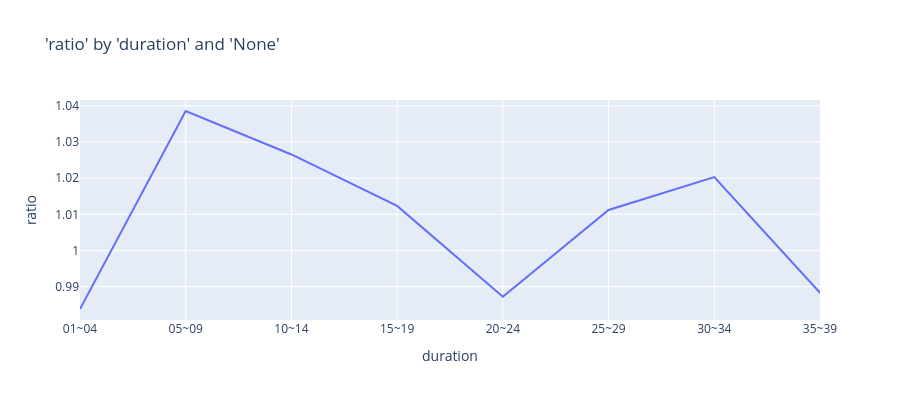

Source (notebook cell):
### Code cell
charters.chart(
    df=model_data,
    x_axis="duration",
    y_axis="ratio",
    numerator="death_claim_amount",
    denominator="exp_amt_neural",
    x_bins=8,
    type="line",
)

### Figure 1 — Plotly figure (JSON) as saved in the notebook; plotly's stock layout.template omitted (floating-point values rounded to 4 significant figures)
{"data": [{"hovertemplate": "duration=%{x}<br>ratio=%{y}<extra></extra>", "legendgroup": "", "line": {"color": "#636efa", "dash": "solid"}, "marker": {"symbol": "circle"}, "mode": "lines", "name": "", "orientation": "v", "showlegend": false, "type": "scatter", "x": ["01~04", "05~09", "10~14", "15~19", "20~24", "25~29", "30~34", "35~39"], "xaxis": "x", "y": [0.9838, 1.039, 1.027, 1.012, 0.9872, 1.011, 1.02, 0.9883], "yaxis": "y"}], "layout": {"height": 400, "legend": {"tracegroupgap": 0}, "title": {"text": "'ratio' by 'duration' and 'None'"}, "xaxis": {"anchor": "y", "domain": [0, 1], "title": {"text": "duration"}}, "yaxis": {"anchor": "x", "domain": [0, 1], "title": {"text": "ratio"}, "type": "-"}}}
